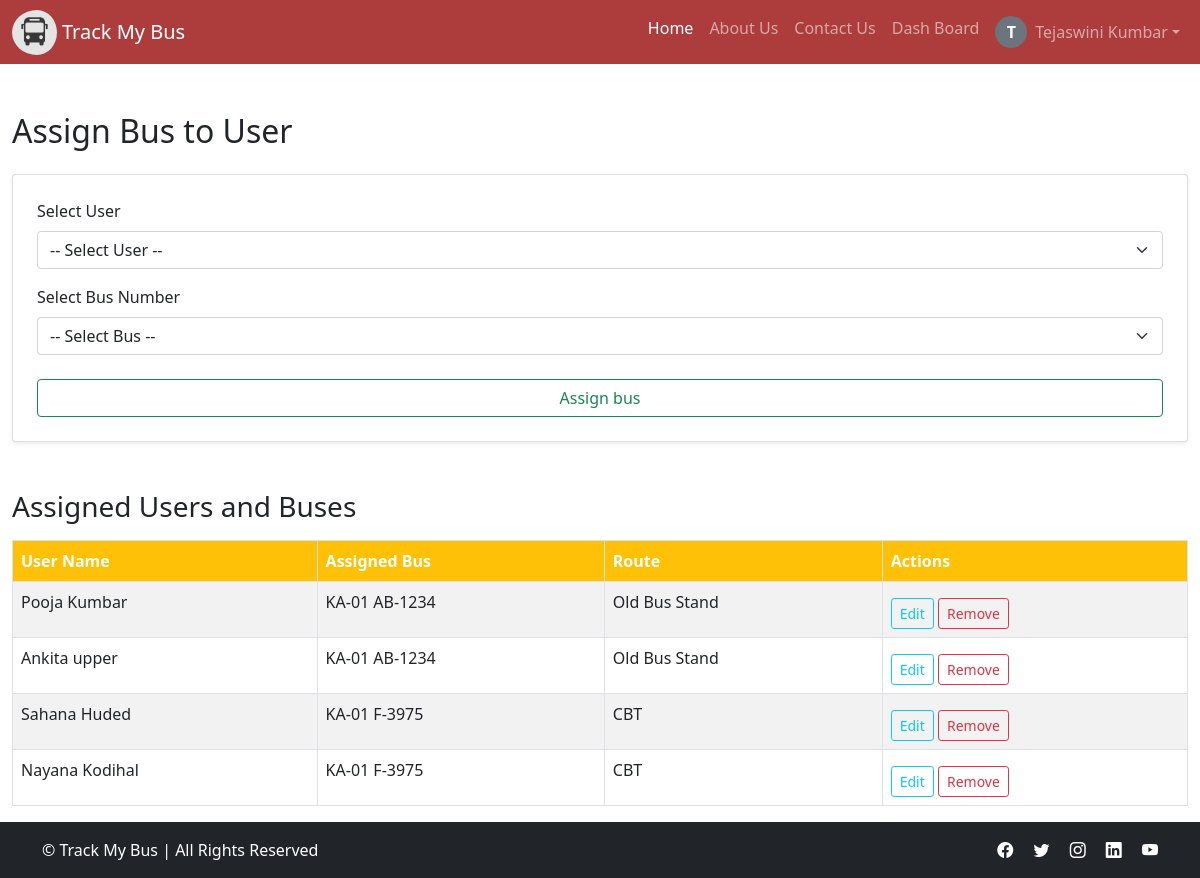
/admin_assign_bus.php (signed in), run on the app's committed database.
### tables this page shows
CREATE TABLE `users` (
  `id` bigint(20) UNSIGNED NOT NULL,
  `phone_number` varchar(20) NOT NULL,
  `email` varchar(256) NOT NULL,
  `password` varchar(64) NOT NULL,
  `first_name` varchar(25) NOT NULL,
  `last_name` varchar(25) NOT NULL,
  `created_at` timestamp NOT NULL DEFAULT current_timestamp(),
  `bus_id` int(11) DEFAULT NULL
);

CREATE TABLE `buses` (
  `id` int(11) NOT NULL,
  `vehicle_number` varchar(20) DEFAULT NULL,
  `route_id` int(11) DEFAULT NULL,
  `driver_id` int(11) DEFAULT NULL
);

CREATE TABLE `routes` (
  `id` int(11) NOT NULL,
  `name` varchar(100) DEFAULT NULL
);

### admin_assign_bus.php (the view, shortened to what this page needs)
<?php
include 'header.php';
include 'dbconfig.php';
$stmt = $conn->prepare("SELECT u.id, u.first_name, u.last_name,
                               b.vehicle_number, r.name AS route_name
                        FROM users u
                        LEFT JOIN buses b ON u.bus_id = b.id
                        LEFT JOIN routes r ON b.route_id = r.id
                        WHERE u.bus_id IS NOT NULL");
$stmt->execute();
$assignedUsers = $stmt->fetchAll(PDO::FETCH_ASSOC);
?>
<div class="container-fluid mt-5">
    <h2 class="mb-4">Assign Bus to User</h2>
    <form method="POST" class="card p-4 shadow-sm mb-5">
        <div class="mb-3">
            <label class="form-label">Select User</label>
            <select name="user_id" class="form-select" required>
                <option value="">-- Select User --</option>
            </select>
        </div>
        <div class="mb-3">
            <label class="form-label">Select Bus Number</label>
            <select name="bus_id" class="form-select" required>
                <option value="">-- Select Bus --</option>
            </select>
        </div>
        <button type="submit" class="btn btn-outline-success mt-2 ">Assign bus</button>
    </form>
    <h3 class="mb-3">Assigned Users and Buses</h3>
    <table class="table table-bordered table-striped">
        <thead class="bg-warning text-white">
            <tr>
                <th>User Name</th>
                <th>Assigned Bus</th>
                <th>Route</th>
                <th>Actions</th>
            </tr>
        </thead>
        <tbody>
            <?php foreach ($assignedUsers as $user): ?>
                <tr>
                    <td><?= htmlspecialchars($user['first_name'] . ' ' . $user['last_name']) ?></td>
                    <td><?= htmlspecialchars($user['vehicle_number']) ?></td>
                    <td><?= htmlspecialchars($user['route_name']) ?: 'N/A' ?></td>
                    <td>
                        <a href="edit_user_bus.php?id=<?= $user['id'] ?>" class="btn btn-sm btn-outline-info mt-2">Edit</a>
                        <a href="remove_user_bus.php?id=<?= $user['id'] ?>"
                           class="btn btn-sm btn-outline-danger mt-2"
                           onclick="return confirm('Are you sure you want to remove the assigned bus?')">Remove</a>
                    </td>
                </tr>
            <?php endforeach;?>
        </tbody>
     </table>
</div>
<?php include 'footer.php'; ?>

### css/app.css (style rules this page uses)
html, body { height: 100%; margin: 0; display: flex; flex-direction: column; }
body { flex: 1; }

### header.php (style rules this page uses)
form.card { transition: box-shadow 0.3s ease, transform 0.3s ease; }
.btn { transition: all 0.3s ease-in-out; }
table tbody tr { transition: background-color 0.3s ease, transform 0.3s ease; }
form.card { animation: fadeInUp 0.6s ease; }
table tbody tr { transition: all 0.3s ease; }
.btn { transition: transform 0.2s ease, box-shadow 0.2s ease; }
.card { transition: transform 0.3s ease, box-shadow 0.3s ease; animation: fadeInUp 0.8s ease-out; }
.btn { transition: transform 0.2s ease; }

### data on the page
users: first_name+last_name "Pooja Kumbar", bus.vehicle_number "KA-01 AB-1234", routes.name "Old Bus Stand"
users: first_name+last_name "Ankita upper", bus.vehicle_number "KA-01 AB-1234", routes.name "Old Bus Stand"
users: first_name+last_name "Sahana Huded", bus.vehicle_number "KA-01 F-3975", routes.name "CBT"
users: first_name+last_name "Nayana Kodihal", bus.vehicle_number "KA-01 F-3975", routes.name "CBT"

### other printed values
$initial "T"
$username "Tejaswini Kumbar"
